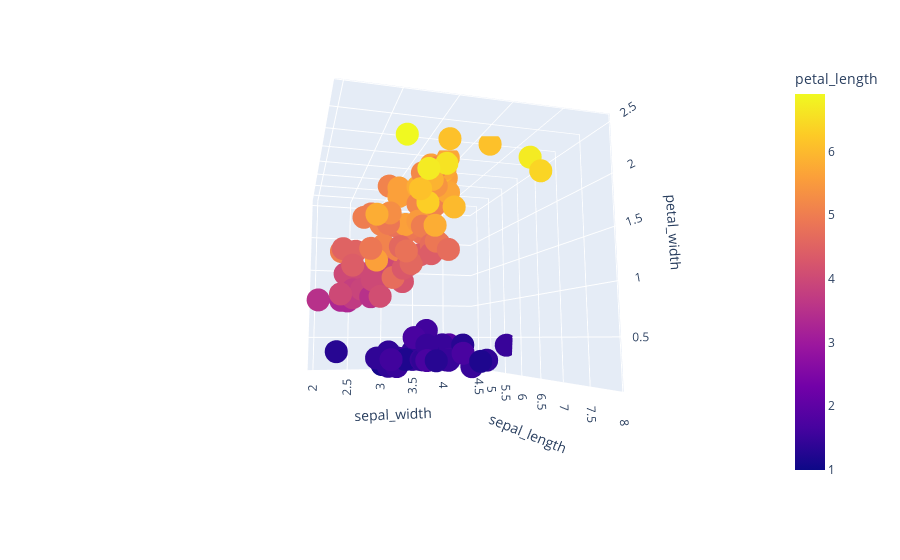

Notebook code for this chart:
### Code cell
fig = px.scatter_3d(df, x='sepal_length', y='sepal_width', z='petal_width', color='petal_length')
fig.show()

### Figure 1 — Plotly figure (JSON) as saved in the notebook; plotly's stock layout.template omitted (floating-point values rounded to 4 significant figures; data arrays with more than 128 entries replaced by an {"elided": "..."} marker saying what was removed)
{"data": [{"hovertemplate": "sepal_length=%{x}<br>sepal_width=%{y}<br>petal_width=%{z}<br>petal_length=%{marker.color}<extra></extra>", "legendgroup": "", "marker": {"color": {"elided": "150 float values"}, "coloraxis": "coloraxis", "symbol": "circle"}, "mode": "markers", "name": "", "scene": "scene", "showlegend": false, "type": "scatter3d", "x": {"elided": "150 float values"}, "y": {"elided": "150 float values"}, "z": {"elided": "150 float values"}}], "layout": {"autosize": true, "coloraxis": {"colorbar": {"title": {"text": "petal_length"}}, "colorscale": [[0, "#0d0887"], [0.1111, "#46039f"], [0.2222, "#7201a8"], [0.3333, "#9c179e"], [0.4444, "#bd3786"], [0.5556, "#d8576b"], [0.6667, "#ed7953"], [0.7778, "#fb9f3a"], [0.8889, "#fdca26"], [1, "#f0f921"]]}, "legend": {"tracegroupgap": 0}, "margin": {"t": 60}, "scene": {"aspectmode": "auto", "aspectratio": {"x": 1.31, "y": 0.8736, "z": 0.8736}, "camera": {"center": {"x": 0, "y": 0, "z": 0}, "eye": {"x": 1.997, "y": -0.534, "z": -0.2777}, "projection": {"type": "perspective"}, "up": {"x": 0, "y": 0, "z": 1}}, "domain": {"x": [0, 1], "y": [0, 1]}, "xaxis": {"title": {"text": "sepal_length"}, "type": "linear"}, "yaxis": {"title": {"text": "sepal_width"}, "type": "linear"}, "zaxis": {"title": {"text": "petal_width"}, "type": "linear"}}}}
